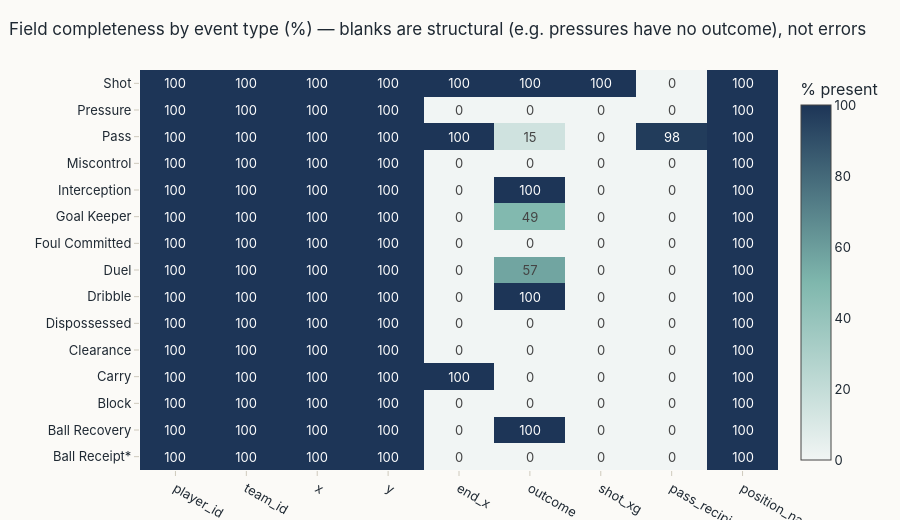

Notebook code for this chart:
### Code cell
display(validation.coverage_summary(T))
viz.missingness_heatmap(validation.event_type_coverage(T["events"]), banner=BANNER).show()

### Figure 1 — Plotly figure (JSON) as saved in the notebook; plotly's stock layout.template omitted (floating-point values rounded to 4 significant figures; data arrays with more than 128 entries replaced by an {"elided": "..."} marker saying what was removed)
{"data": [{"colorbar": {"title": {"text": "% present"}}, "colorscale": [[0, "#f1f5f4"], [0.5, "#7fb7ad"], [1, "#1d3557"]], "text": {"elided": "15x9 float values"}, "texttemplate": "%{text}", "type": "heatmap", "x": ["player_id", "team_id", "x", "y", "end_x", "outcome", "shot_xg", "pass_recipient_id", "position_name"], "y": ["Ball Receipt*", "Ball Recovery", "Block", "Carry", "Clearance", "Dispossessed", "Dribble", "Duel", "Foul Committed", "Goal Keeper", "Interception", "Miscontrol", "Pass", "Pressure", "Shot"], "z": {"elided": "15x9 float values"}, "zmax": 100, "zmin": 0}], "layout": {"height": 520, "margin": {"l": 140}, "title": {"text": "Field completeness by event type (%) — blanks are structural (e.g. pressures have no outcome), not errors"}}}
